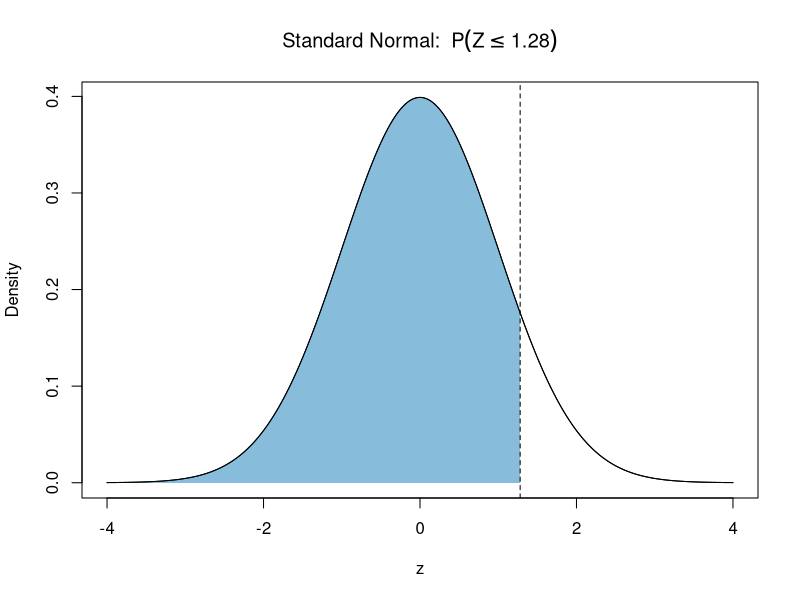

Here is the R script that generated this plot:
## ---- chunk 1
# Left-tail shading for z = 1.28 under N(0,1) in base R
z <- 1.28
 
# Draw the standard normal density
curve(dnorm(x), from = -4, to = 4, n = 1000,
      xlab = "z", ylab = "Density",
      main = bquote("Standard Normal: " ~ P(Z <= .(z))))
 
# Shade the area to the left of z
x_shade <- seq(-4, z, length.out = 500)
y_shade <- dnorm(x_shade)
polygon(c(x_shade, rev(x_shade)),
        c(y_shade, rep(0, length(y_shade))),
        col = rgb(0, 114, 178, 120, maxColorValue = 255),  # semi-transparent fill
        border = NA)
 
# Vertical reference line and redraw the curve on top
abline(v = z, lty = 2)
lines(seq(-4, 4, length.out = 1000), dnorm(seq(-4, 4, length.out = 1000)))
 
